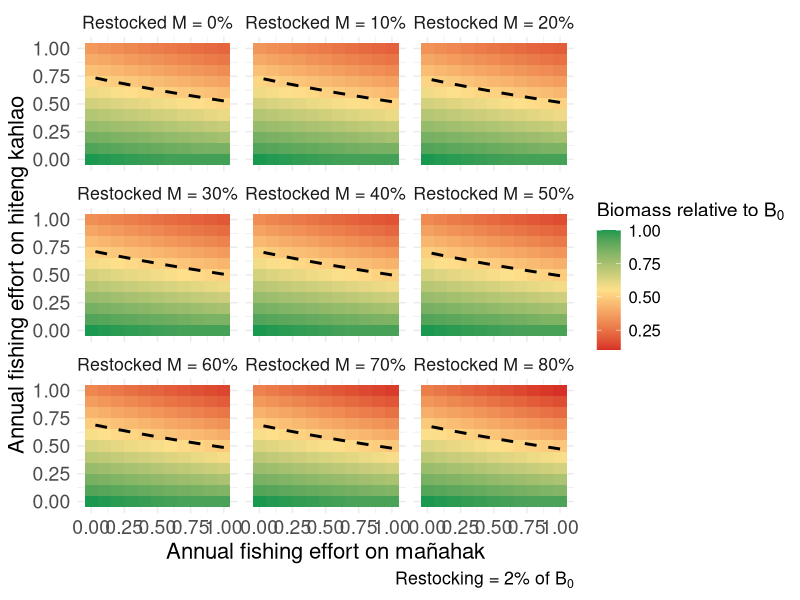

R code for this plot:
library(tidyverse)
library(viridis)

# Parameters
burn_in_time <- 100  # Define burn-in period of 100 timesteps
time_steps <- 500 

# Parameters
juvenile_survival_rate <- 1 - ((0.429 * 2) / 2)
subadult_survival_rate <- 1 - ((0.429 * 1.5) / 2)
adult_survival_rate <- 1 - (0.429 / 2)

juvenile_to_subadult_rate <- 1
subadult_to_adult_rate <- 0.5

reproduction_rate <- 2
reproduction_rate_2 <- 1.5

carrying_capacity <- 68
time_steps <- 500

# Parameter ranges
fishing_effort_values <- seq(0, 0.5, by = 0.05)

# Define the range of restocking mortality rates
restocking_mortality_rates <- seq(0, 0.8, by = 0.1)

#restocking scenario
restocked_juveniles = 1

#Current fishing for burn in
F_current_instantaneous <- 0.09
F_current_discrete <- (1 - exp(-F_current_instantaneous)) / 2
F_current_discrete_juv <- 0.01




# Update run_simulation to include restocking mortality
run_simulation <- function(F_adults, F_juveniles, restocked_juveniles, restocking_mortality_rate, burn_in_time = 100) {
  juvenile_population <- 10
  subadult_population <- 10
  adult_population <- 10
  
  # Store population over time
  population_over_time <- numeric(time_steps)
  
  for (t in 1:time_steps) {
    if (t <= burn_in_time) {
      # Burn-in period with burn in fishing and no restocking
      F_adults_current <- F_current_discrete
      F_juveniles_current <- F_current_discrete_juv
      restocking <- 0
    } else {
      # Post burn-in period with specified fishing and restocking
      F_adults_current <- F_adults
      F_juveniles_current <- F_juveniles
      restocking <- restocked_juveniles * (1 - restocking_mortality_rate)
    }
    
    if (t %% 2 == 0) {
      current_reproduction_rate <- reproduction_rate
    } else {
      current_reproduction_rate <- reproduction_rate_2
    }
    
    total_population <- juvenile_population + subadult_population + adult_population
    new_juveniles <- adult_population * current_reproduction_rate * (1 - total_population / carrying_capacity)
    surviving_juveniles <- juvenile_population * juvenile_survival_rate * (1 - F_juveniles_current)
    new_subadults <- juvenile_population * juvenile_to_subadult_rate
    surviving_subadults <- subadult_population * subadult_survival_rate
    new_adults <- subadult_population * subadult_to_adult_rate
    surviving_adults <- adult_population * adult_survival_rate * (1 - F_adults_current)
    
    if (t %% 2 == 0) {
      subadult_population <- max(0, new_subadults + surviving_subadults - new_adults + restocking)
    } else {
      subadult_population <- max(0, new_subadults + surviving_subadults - new_adults)
    }
    
    juvenile_population <- max(0, new_juveniles + surviving_juveniles - new_subadults)
    adult_population <- max(0, new_adults + surviving_adults)
    # Store total population at each timestep
    population_over_time[t] <- juvenile_population + subadult_population + adult_population
  }
  
  # Return the average of the last 20 timesteps
  avg_population_last_20 <- mean(population_over_time[(time_steps - 19):time_steps])
  
  return(avg_population_last_20)
}

# Sensitivity analysis loop
all_results <- data.frame()

for (restocking_mortality_rate in restocking_mortality_rates) {
  # Create a dataframe to store results for this restocking mortality rate
  sensitivity_results <- expand.grid(
    F_adults = fishing_effort_values,
    F_juveniles = fishing_effort_values
  ) %>%
    mutate(
      Avg_Total_Population = 0
    )
  
  # Reference population with zero fishing effort
  reference_population <- run_simulation(
    F_adults = 0,
    F_juveniles = 0,
    restocked_juveniles = 1,
    restocking_mortality_rate = restocking_mortality_rate,
    burn_in_time = 100
  )
  
  # Sensitivity analysis loop
  for (i in seq_len(nrow(sensitivity_results))) {
    sensitivity_results$Avg_Total_Population[i] <- run_simulation(
      F_adults = sensitivity_results$F_adults[i],
      F_juveniles = sensitivity_results$F_juveniles[i],
      restocked_juveniles = 1,
      restocking_mortality_rate = restocking_mortality_rate,
      burn_in_time = 100
    )
  }
  
  # Normalize by the reference population
  sensitivity_results <- sensitivity_results %>%
    mutate(
      Relative_Population = Avg_Total_Population / reference_population,
      Restocking_Mortality = paste0(restocking_mortality_rate * 100, "%")
    )
  
  # Combine results for all restocking mortality rates
  all_results <- bind_rows(all_results, sensitivity_results)
}

# Custom labeller function for restocking mortality
restocking_labeller <- function(values) {
  paste("Restocked M =", values)
}

restocked_juveniles / reference_population


# Update the code to use this custom labeller
ggplot(all_results, aes(x = F_juveniles*2, y = F_adults*2, fill = Relative_Population)) +
  geom_tile() +
  geom_contour(
    aes(z = Relative_Population), 
    breaks = 0.5, 
    color = "black", 
    linetype = "dashed", 
    linewidth = 1
  ) +
  facet_wrap(
    ~Restocking_Mortality, 
    labeller = labeller(Restocking_Mortality = function(values) restocking_labeller(values))
  ) +
  scale_fill_gradientn(
    colors = c("#d73027", "#fee08b", "#1a9850"), # Color-blind friendly palette
    name = bquote("Biomass relative to"~B[0]),
  ) +
  labs(
    x = "Annual fishing effort on mañahak",
    y = "Annual fishing effort on hiteng kahlao",
    caption = bquote("Restocking = 2% of"~B[0]),
  ) +
  theme_minimal() +
  theme(
    text = element_text(size = 16),
    plot.title = element_text(size = 16),
    axis.title = element_text(size = 16),
    axis.text = element_text(size = 14),
    legend.title = element_text(size = 14),
    legend.text = element_text(size = 12)
  )








